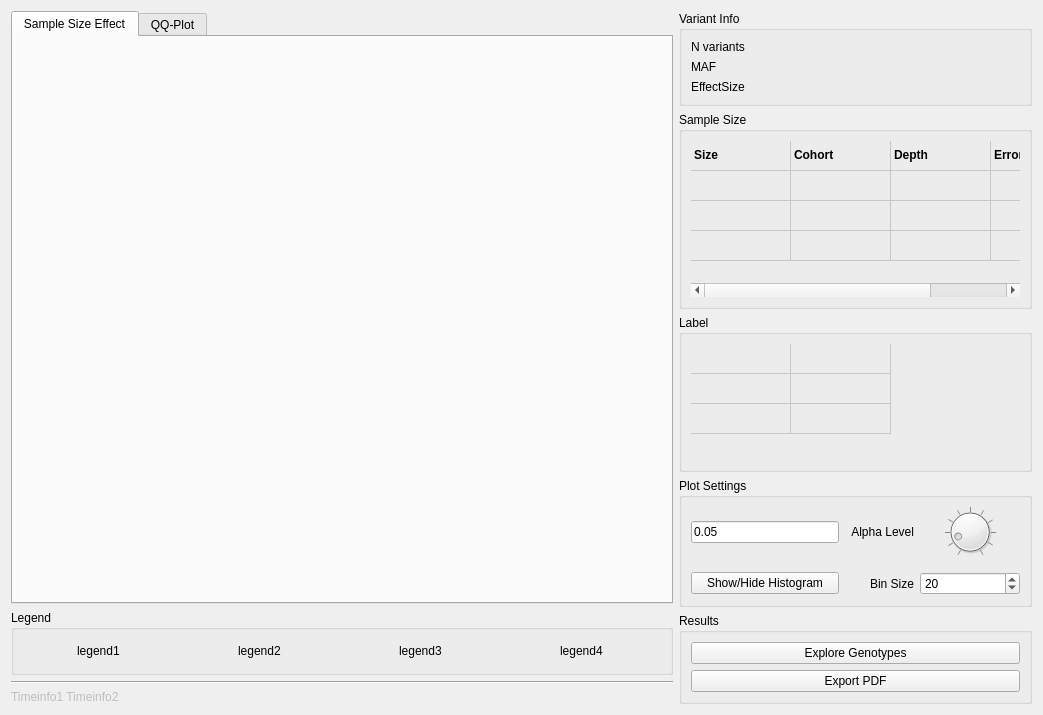
<?xml version="1.0" encoding="UTF-8"?>
<ui version="4.0">
 <class>SimPlotWindow</class>
 <widget class="QWidget" name="SimPlotWindow">
  <property name="enabled">
   <bool>true</bool>
  </property>
  <property name="geometry">
   <rect>
    <x>0</x>
    <y>0</y>
    <width>1043</width>
    <height>715</height>
   </rect>
  </property>
  <property name="windowTitle">
   <string>Plotter</string>
  </property>
  <layout class="QHBoxLayout" name="horizontalLayout_3" stretch="15,8">
   <item>
    <layout class="QVBoxLayout" name="verticalLayout_4">
     <item>
      <widget class="QTabWidget" name="simplot_plotTab">
       <property name="currentIndex">
        <number>0</number>
       </property>
       <widget class="QWidget" name="tab">
        <attribute name="title">
         <string>Sample Size Effect</string>
        </attribute>
        <layout class="QVBoxLayout" name="verticalLayout_6">
         <item>
          <widget class="QCustomPlot" name="simplot_power" native="true">
           <property name="sizePolicy">
            <sizepolicy hsizetype="Preferred" vsizetype="Preferred">
             <horstretch>0</horstretch>
             <verstretch>85</verstretch>
            </sizepolicy>
           </property>
          </widget>
         </item>
        </layout>
       </widget>
       <widget class="QWidget" name="tab_2">
        <attribute name="title">
         <string>QQ-Plot</string>
        </attribute>
        <layout class="QVBoxLayout" name="verticalLayout_7">
         <item>
          <widget class="QCustomPlot" name="simplot_plot2" native="true">
           <property name="sizePolicy">
            <sizepolicy hsizetype="Preferred" vsizetype="Preferred">
             <horstretch>0</horstretch>
             <verstretch>10</verstretch>
            </sizepolicy>
           </property>
           <layout class="QGridLayout" name="gridLayout_2" rowstretch="7,3,1" columnstretch="9,3">
            <item row="1" column="0">
             <widget class="QWidget" name="filler3" native="true">
              <property name="enabled">
               <bool>true</bool>
              </property>
             </widget>
            </item>
            <item row="1" column="1">
             <widget class="QCustomPlot" name="simplot_histPlot" native="true">
              <property name="sizePolicy">
               <sizepolicy hsizetype="Preferred" vsizetype="Preferred">
                <horstretch>0</horstretch>
                <verstretch>10</verstretch>
               </sizepolicy>
              </property>
             </widget>
            </item>
            <item row="0" column="0">
             <widget class="QWidget" name="filler2" native="true">
              <property name="enabled">
               <bool>true</bool>
              </property>
             </widget>
            </item>
            <item row="0" column="1">
             <widget class="QWidget" name="filler1" native="true">
              <property name="enabled">
               <bool>true</bool>
              </property>
             </widget>
            </item>
            <item row="2" column="0">
             <widget class="QWidget" name="filler5" native="true">
              <property name="enabled">
               <bool>true</bool>
              </property>
             </widget>
            </item>
            <item row="2" column="1">
             <widget class="QWidget" name="filler4" native="true">
              <property name="enabled">
               <bool>true</bool>
              </property>
             </widget>
            </item>
           </layout>
           <zorder>filler4</zorder>
           <zorder>filler1</zorder>
           <zorder>filler3</zorder>
           <zorder>filler2</zorder>
           <zorder>simplot_histPlot</zorder>
           <zorder>filler5</zorder>
          </widget>
         </item>
        </layout>
       </widget>
      </widget>
     </item>
     <item>
      <widget class="QGroupBox" name="simplot_legendGrp">
       <property name="title">
        <string>Legend</string>
       </property>
       <layout class="QHBoxLayout" name="horizontalLayout">
        <item>
         <widget class="QWidget" name="simplot_legend1Sqr" native="true">
          <property name="sizePolicy">
           <sizepolicy hsizetype="Preferred" vsizetype="Preferred">
            <horstretch>1</horstretch>
            <verstretch>1</verstretch>
           </sizepolicy>
          </property>
          <property name="minimumSize">
           <size>
            <width>24</width>
            <height>24</height>
           </size>
          </property>
          <property name="maximumSize">
           <size>
            <width>48</width>
            <height>48</height>
           </size>
          </property>
          <property name="sizeIncrement">
           <size>
            <width>0</width>
            <height>0</height>
           </size>
          </property>
         </widget>
        </item>
        <item>
         <widget class="QLabel" name="simplot_legend1Lbl">
          <property name="minimumSize">
           <size>
            <width>24</width>
            <height>24</height>
           </size>
          </property>
          <property name="text">
           <string>legend1</string>
          </property>
         </widget>
        </item>
        <item>
         <widget class="QWidget" name="simplot_legend2Sqr" native="true">
          <property name="sizePolicy">
           <sizepolicy hsizetype="Preferred" vsizetype="Preferred">
            <horstretch>1</horstretch>
            <verstretch>1</verstretch>
           </sizepolicy>
          </property>
          <property name="minimumSize">
           <size>
            <width>24</width>
            <height>24</height>
           </size>
          </property>
          <property name="maximumSize">
           <size>
            <width>48</width>
            <height>48</height>
           </size>
          </property>
          <property name="sizeIncrement">
           <size>
            <width>0</width>
            <height>0</height>
           </size>
          </property>
         </widget>
        </item>
        <item>
         <widget class="QLabel" name="simplot_legend2Lbl">
          <property name="text">
           <string>legend2</string>
          </property>
         </widget>
        </item>
        <item>
         <widget class="QWidget" name="simplot_legend3Sqr" native="true">
          <property name="sizePolicy">
           <sizepolicy hsizetype="Preferred" vsizetype="Preferred">
            <horstretch>1</horstretch>
            <verstretch>1</verstretch>
           </sizepolicy>
          </property>
          <property name="minimumSize">
           <size>
            <width>24</width>
            <height>24</height>
           </size>
          </property>
          <property name="maximumSize">
           <size>
            <width>48</width>
            <height>48</height>
           </size>
          </property>
          <property name="sizeIncrement">
           <size>
            <width>0</width>
            <height>0</height>
           </size>
          </property>
         </widget>
        </item>
        <item>
         <widget class="QLabel" name="simplot_legend3Lbl">
          <property name="text">
           <string>legend3</string>
          </property>
         </widget>
        </item>
        <item>
         <widget class="QWidget" name="simplot_legend4Sqr" native="true">
          <property name="sizePolicy">
           <sizepolicy hsizetype="Preferred" vsizetype="Preferred">
            <horstretch>1</horstretch>
            <verstretch>1</verstretch>
           </sizepolicy>
          </property>
          <property name="minimumSize">
           <size>
            <width>24</width>
            <height>24</height>
           </size>
          </property>
          <property name="maximumSize">
           <size>
            <width>48</width>
            <height>48</height>
           </size>
          </property>
          <property name="sizeIncrement">
           <size>
            <width>0</width>
            <height>0</height>
           </size>
          </property>
         </widget>
        </item>
        <item>
         <widget class="QLabel" name="simplot_legend4Lbl">
          <property name="text">
           <string>legend4</string>
          </property>
         </widget>
        </item>
       </layout>
      </widget>
     </item>
     <item>
      <layout class="QVBoxLayout" name="verticalLayout_5">
       <item>
        <widget class="Line" name="line">
         <property name="orientation">
          <enum>Qt::Horizontal</enum>
         </property>
        </widget>
       </item>
       <item>
        <widget class="QLabel" name="simplot_timeLbl">
         <property name="enabled">
          <bool>false</bool>
         </property>
         <property name="text">
          <string>&lt;html&gt;&lt;head/&gt;&lt;body&gt;&lt;p&gt;Timeinfo1	Timeinfo2&lt;/p&gt;&lt;/body&gt;&lt;/html&gt;</string>
         </property>
        </widget>
       </item>
      </layout>
     </item>
    </layout>
   </item>
   <item>
    <layout class="QVBoxLayout" name="verticalLayout_8" stretch="0,5,4,2,1">
     <property name="sizeConstraint">
      <enum>QLayout::SetDefaultConstraint</enum>
     </property>
     <item>
      <widget class="QGroupBox" name="groupBox_3">
       <property name="title">
        <string>Variant Info</string>
       </property>
       <layout class="QGridLayout" name="gridLayout">
        <item row="1" column="0">
         <widget class="QLabel" name="simplot_mafLbl">
          <property name="text">
           <string>MAF</string>
          </property>
         </widget>
        </item>
        <item row="0" column="0">
         <widget class="QLabel" name="simplot_nVariantsLbl">
          <property name="text">
           <string>N variants</string>
          </property>
         </widget>
        </item>
        <item row="2" column="0">
         <widget class="QLabel" name="simplot_effectSizeLbl">
          <property name="text">
           <string>EffectSize</string>
          </property>
         </widget>
        </item>
       </layout>
      </widget>
     </item>
     <item>
      <widget class="QGroupBox" name="groupBox_2">
       <property name="title">
        <string>Sample Size</string>
       </property>
       <layout class="QHBoxLayout" name="horizontalLayout_5">
        <item>
         <widget class="QTableWidget" name="simplot_sampleTbl">
          <property name="sizePolicy">
           <sizepolicy hsizetype="Expanding" vsizetype="Expanding">
            <horstretch>0</horstretch>
            <verstretch>0</verstretch>
           </sizepolicy>
          </property>
          <property name="palette">
           <palette>
            <active>
             <colorrole role="Base">
              <brush brushstyle="SolidPattern">
               <color alpha="0">
                <red>255</red>
                <green>255</green>
                <blue>255</blue>
               </color>
              </brush>
             </colorrole>
            </active>
            <inactive>
             <colorrole role="Base">
              <brush brushstyle="SolidPattern">
               <color alpha="0">
                <red>255</red>
                <green>255</green>
                <blue>255</blue>
               </color>
              </brush>
             </colorrole>
            </inactive>
            <disabled>
             <colorrole role="Base">
              <brush brushstyle="SolidPattern">
               <color alpha="255">
                <red>240</red>
                <green>240</green>
                <blue>240</blue>
               </color>
              </brush>
             </colorrole>
            </disabled>
           </palette>
          </property>
          <property name="autoFillBackground">
           <bool>false</bool>
          </property>
          <property name="frameShape">
           <enum>QFrame::NoFrame</enum>
          </property>
          <property name="frameShadow">
           <enum>QFrame::Plain</enum>
          </property>
          <property name="autoScroll">
           <bool>false</bool>
          </property>
          <property name="selectionMode">
           <enum>QAbstractItemView::NoSelection</enum>
          </property>
          <property name="selectionBehavior">
           <enum>QAbstractItemView::SelectRows</enum>
          </property>
          <property name="horizontalScrollMode">
           <enum>QAbstractItemView::ScrollPerItem</enum>
          </property>
          <property name="cornerButtonEnabled">
           <bool>true</bool>
          </property>
          <property name="rowCount">
           <number>4</number>
          </property>
          <property name="columnCount">
           <number>4</number>
          </property>
          <attribute name="horizontalHeaderVisible">
           <bool>false</bool>
          </attribute>
          <attribute name="verticalHeaderVisible">
           <bool>false</bool>
          </attribute>
          <attribute name="verticalHeaderStretchLastSection">
           <bool>false</bool>
          </attribute>
          <row/>
          <row/>
          <row/>
          <row/>
          <column/>
          <column/>
          <column/>
          <column/>
          <item row="0" column="0">
           <property name="text">
            <string>Size</string>
           </property>
           <property name="font">
            <font>
             <weight>75</weight>
             <bold>true</bold>
            </font>
           </property>
          </item>
          <item row="0" column="1">
           <property name="text">
            <string>Cohort</string>
           </property>
           <property name="font">
            <font>
             <weight>75</weight>
             <bold>true</bold>
            </font>
           </property>
          </item>
          <item row="0" column="2">
           <property name="text">
            <string>Depth</string>
           </property>
           <property name="font">
            <font>
             <weight>75</weight>
             <bold>true</bold>
            </font>
           </property>
          </item>
          <item row="0" column="3">
           <property name="text">
            <string>Error</string>
           </property>
           <property name="font">
            <font>
             <weight>75</weight>
             <bold>true</bold>
            </font>
           </property>
          </item>
         </widget>
        </item>
       </layout>
      </widget>
     </item>
     <item>
      <widget class="QGroupBox" name="simplot_measureGrp">
       <property name="title">
        <string>Label</string>
       </property>
       <layout class="QHBoxLayout" name="horizontalLayout_2">
        <item>
         <widget class="QTableWidget" name="simplot_powerTbl">
          <property name="palette">
           <palette>
            <active>
             <colorrole role="Base">
              <brush brushstyle="SolidPattern">
               <color alpha="0">
                <red>255</red>
                <green>255</green>
                <blue>255</blue>
               </color>
              </brush>
             </colorrole>
            </active>
            <inactive>
             <colorrole role="Base">
              <brush brushstyle="SolidPattern">
               <color alpha="0">
                <red>255</red>
                <green>255</green>
                <blue>255</blue>
               </color>
              </brush>
             </colorrole>
            </inactive>
            <disabled>
             <colorrole role="Base">
              <brush brushstyle="SolidPattern">
               <color alpha="255">
                <red>240</red>
                <green>240</green>
                <blue>240</blue>
               </color>
              </brush>
             </colorrole>
            </disabled>
           </palette>
          </property>
          <property name="frameShape">
           <enum>QFrame::NoFrame</enum>
          </property>
          <property name="frameShadow">
           <enum>QFrame::Plain</enum>
          </property>
          <property name="autoScroll">
           <bool>false</bool>
          </property>
          <property name="selectionMode">
           <enum>QAbstractItemView::NoSelection</enum>
          </property>
          <property name="selectionBehavior">
           <enum>QAbstractItemView::SelectRows</enum>
          </property>
          <property name="cornerButtonEnabled">
           <bool>true</bool>
          </property>
          <property name="rowCount">
           <number>3</number>
          </property>
          <property name="columnCount">
           <number>2</number>
          </property>
          <attribute name="horizontalHeaderVisible">
           <bool>false</bool>
          </attribute>
          <attribute name="verticalHeaderVisible">
           <bool>false</bool>
          </attribute>
          <attribute name="verticalHeaderMinimumSectionSize">
           <number>11</number>
          </attribute>
          <row/>
          <row/>
          <row/>
          <column/>
          <column/>
         </widget>
        </item>
       </layout>
      </widget>
     </item>
     <item>
      <widget class="QGroupBox" name="groupBox">
       <property name="title">
        <string>Plot Settings</string>
       </property>
       <layout class="QGridLayout" name="gridLayout_3">
        <item row="2" column="0">
         <widget class="QPushButton" name="simplot_histShow">
          <property name="text">
           <string>Show/Hide Histogram</string>
          </property>
         </widget>
        </item>
        <item row="1" column="2">
         <widget class="Line" name="line_2">
          <property name="orientation">
           <enum>Qt::Horizontal</enum>
          </property>
         </widget>
        </item>
        <item row="0" column="0">
         <widget class="QLineEdit" name="simplot_alphaTxt">
          <property name="text">
           <string>0.05</string>
          </property>
         </widget>
        </item>
        <item row="0" column="3">
         <widget class="QLabel" name="simplot_alphaLbl">
          <property name="text">
           <string>Alpha Level</string>
          </property>
          <property name="alignment">
           <set>Qt::AlignRight|Qt::AlignTrailing|Qt::AlignVCenter</set>
          </property>
         </widget>
        </item>
        <item row="0" column="5">
         <widget class="QDial" name="simplot_alphaDial">
          <property name="minimum">
           <number>1</number>
          </property>
          <property name="maximum">
           <number>10000</number>
          </property>
          <property name="value">
           <number>1301</number>
          </property>
          <property name="tracking">
           <bool>true</bool>
          </property>
          <property name="orientation">
           <enum>Qt::Horizontal</enum>
          </property>
          <property name="invertedAppearance">
           <bool>false</bool>
          </property>
          <property name="wrapping">
           <bool>false</bool>
          </property>
          <property name="notchTarget">
           <double>100.000000000000000</double>
          </property>
          <property name="notchesVisible">
           <bool>true</bool>
          </property>
         </widget>
        </item>
        <item row="2" column="3">
         <widget class="QLabel" name="simplot_histBinLbl">
          <property name="text">
           <string>Bin Size</string>
          </property>
          <property name="alignment">
           <set>Qt::AlignRight|Qt::AlignTrailing|Qt::AlignVCenter</set>
          </property>
         </widget>
        </item>
        <item row="2" column="5">
         <widget class="QSpinBox" name="simplot_histBinBox">
          <property name="minimum">
           <number>1</number>
          </property>
          <property name="maximum">
           <number>200</number>
          </property>
          <property name="value">
           <number>20</number>
          </property>
         </widget>
        </item>
       </layout>
      </widget>
     </item>
     <item>
      <widget class="QGroupBox" name="simplot_genoGrp">
       <property name="title">
        <string>Results</string>
       </property>
       <layout class="QVBoxLayout" name="verticalLayout">
        <item>
         <widget class="QPushButton" name="pushButton">
          <property name="text">
           <string>Explore Genotypes</string>
          </property>
         </widget>
        </item>
        <item>
         <widget class="QPushButton" name="simplot_pdfBtn">
          <property name="text">
           <string>Export PDF</string>
          </property>
         </widget>
        </item>
       </layout>
      </widget>
     </item>
    </layout>
   </item>
  </layout>
 </widget>
 <customwidgets>
  <customwidget>
   <class>QCustomPlot</class>
   <extends>QWidget</extends>
   <header>src/widgets/qcustomplot.h</header>
   <container>1</container>
  </customwidget>
 </customwidgets>
 <resources/>
 <connections/>
</ui>
